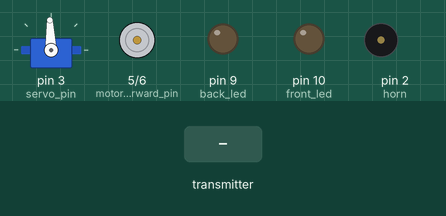
Recording of a sketch running on a simulated Arduino Uno, built with avr-gcc and run on an emulated ATmega328P. Parts: servo, motor-driver pin pairs drawn as motors (green arrow = first pin HIGH = forward, orange = second pin HIGH = backward, longer = more drive), output pins drawn as LEDs (lit = HIGH), buzzer (waves = sounding, pin HIGH). Inputs (shaded band) come from the test bench. No radio packets arrive unless stated.

Above: at 1.2 s.
1.3 s: the transmitter starts sending j1PotX = 0
At 2.3 s:
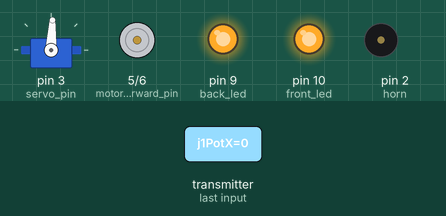
2.8 s: the transmitter starts sending j1PotY = 0
At 3.4 s:
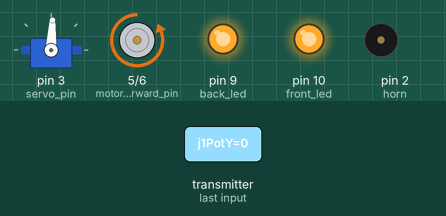
4.3 s: the transmitter starts sending j2PotX = 0
At 5.5 s:
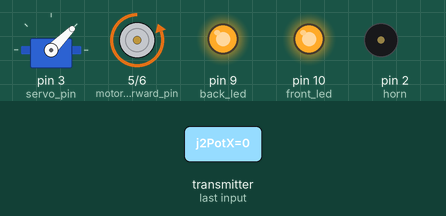
5.8 s: the transmitter starts sending tSwitch1 = 0
At 6.8 s:
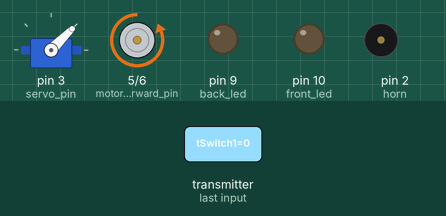
7.3 s: the transmitter starts sending button2 = 0
At 7.9 s:
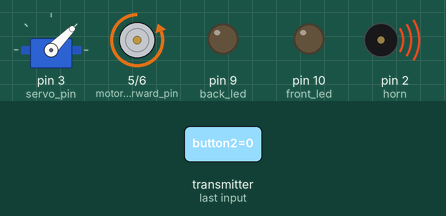
8.8 s: the transmitter starts sending j1PotY = 64
At 9.1 s:
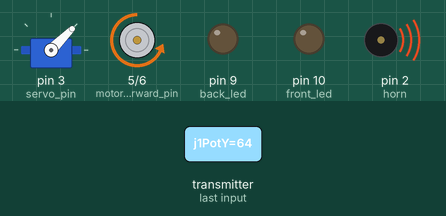
Timing chart, 0 to 11.3 s (numbered marks = the images above; inputs shaded):
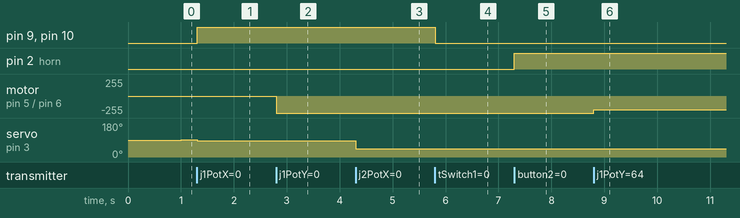

Measured:
- after the input at 1.3 s, pin 9 (back_led), pin 10 (front_led): LOW → HIGH at once; servo on pin 3 (servo_pin): 92° → 87° at once
- after the input at 2.8 s, motor on pin 5 (motor_forward_pin) / pin 6 (motor_backward_pin): stopped → backward 255/255 at once
- after the input at 4.3 s, servo on pin 3 (servo_pin): 87° → 45° at once
- after the input at 5.8 s, pin 9 (back_led), pin 10 (front_led): HIGH → LOW at once
- after the input at 7.3 s, pin 2 (horn): LOW → HIGH at once
- after the input at 8.8 s, motor on pin 5 (motor_forward_pin) / pin 6 (motor_backward_pin): backward 255/255 → backward 207/255 at once

The sketch:

RC_Receiver_Arduino_Car.ino
```cpp
#include <SPI.h>
#include <nRF24L01.h>
#include <RF24.h>

#include <Servo.h>

struct MyData {
  byte j1PotX;
  byte j1PotY;
  byte j2PotX;
  byte j2PotY;
  byte pot1;
  byte pot2;
  byte tSwitch1;
  byte tSwitch2;
  byte button1;
  byte button2;
};

MyData data;
unsigned long lastRecvTime = 0;

RF24 radio(7, 8);
const uint64_t pipeIn = 0xE8E8F0F0E1LL;

#define servo_pin 3

#define motor_forward_pin 5
#define motor_backward_pin 6

#define horn 2
#define front_led 10
#define back_led 9

Servo servo;

void setup() {
  Serial.begin(9600);

  servo.attach(servo_pin);

  pinMode(horn, OUTPUT);
  pinMode(front_led, OUTPUT);
  pinMode(back_led, OUTPUT);

  pinMode(motor_forward_pin, OUTPUT);
  pinMode(motor_backward_pin, OUTPUT);

  resetData();

  radio.begin();

  radio.setAutoAck(false);
  radio.setDataRate(RF24_250KBPS);

  radio.openReadingPipe(1, pipeIn);
  radio.startListening();
}

void loop() {
  while (radio.available()) {
    radio.read(&data, sizeof(MyData));

    /*Serial.print(data.j1PotX);
    Serial.print(", ");
    Serial.print(data.j1PotY);
    Serial.print(", ");
    Serial.print(data.j2PotX);
    Serial.print(", ");
    Serial.print(data.j2PotY);
    Serial.print(", ");
    Serial.print(data.pot1);
    Serial.print(", ");
    Serial.print(data.pot2);
    Serial.print(", ");
    Serial.print(data.tSwitch1);
    Serial.print(", ");
    Serial.print(data.tSwitch2);
    Serial.print(", ");
    Serial.print(data.button1);
    Serial.print(", ");
    Serial.println(data.button2);*/

    //int angle = min(130, max(45, data.j2PotX - 35));
    int angle = min(130, max(45, (87 + (data.j2PotX - 127) / 2)));
    servo.write(angle);

    if (data.j1PotY < 100) {
      digitalWrite(motor_forward_pin, LOW);
      //digitalWrite(motor_backward_pin, HIGH);
      analogWrite(motor_backward_pin, map(data.j1PotY, 100, 0, 180, 255));
    } else if (data.j1PotY > 150) {
      //digitalWrite(motor_forward_pin, HIGH);
      digitalWrite(motor_backward_pin, LOW);
      analogWrite(motor_forward_pin, map(data.j1PotY, 150, 255, 180, 255));
    } else {
      digitalWrite(motor_forward_pin, LOW);
      digitalWrite(motor_backward_pin, LOW);
    }

    digitalWrite(horn, data.button2 == 0 ? HIGH : LOW);

    digitalWrite(front_led, data.tSwitch1 == 1 ? HIGH : LOW);
    digitalWrite(back_led, data.tSwitch1 == 1 ? HIGH : LOW);

    lastRecvTime = millis();
  }

  if (millis() - lastRecvTime > 1000) {
    resetData();

    servo.write(min(140, max(35, data.j2PotX - 35)));

    digitalWrite(motor_forward_pin, LOW);
    digitalWrite(motor_backward_pin, LOW);
    digitalWrite(horn, LOW);
    digitalWrite(front_led, LOW);
    digitalWrite(back_led, LOW);
  }
}


void resetData() {
  data.j1PotX = 127;
  data.j1PotY = 127;
  data.j2PotX = 127;
  data.j2PotY = 127;
  data.pot1 = 1;
  data.pot2 = 1;
  data.tSwitch1 = 1;
  data.tSwitch2 = 1;
  data.button1 = 1;
  data.button2 = 1;
}
```
